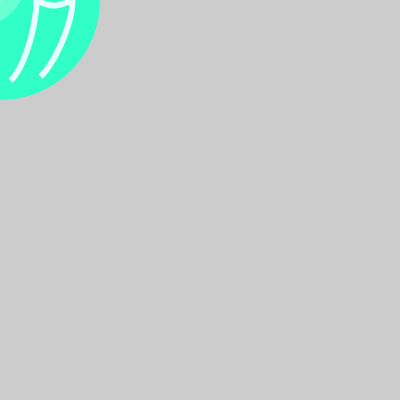
Frame 1 (no input)
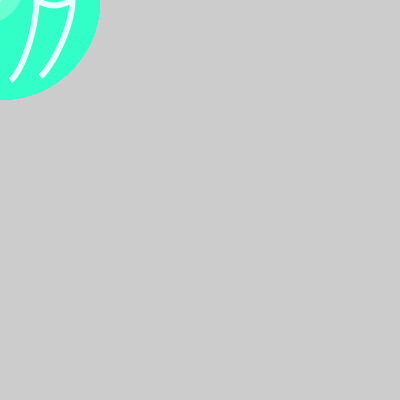
Frame 60 (the mouse pressed at the canvas centre just before this capture)
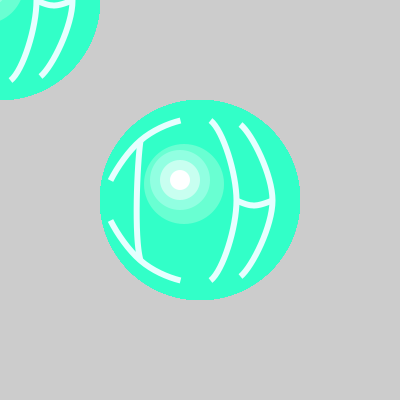
Frame 120 (the mouse held since frame 60 and released just before this capture)

The Processing sketch that drew these frames (run headless with seeded random() and noise(); from frame 60 on, the mouse is pressed at the canvas centre):

// Processing sketch: processing_69998
// ── processing_69998.pde

//Isla Hansen ihansen@andrew.cmu.edu
//copyright 2012
//homework 5 - initials function
//Move the mouse around to move the initials.
//Drag (click/hold & move) the mouse to change the colors of the initials.
//Press and hold the UP arrow to watch the initials grow, pop, and grow again.
 


float x,y,w,h;
color c1, c2, c3, c4, c5, c6, c7,c8,c9,c10,c11,c12;

void setup()
{

size(400,400);
c1= color(50,255,200);
c2= color(105,255,210);
c3= color(145,255,225);
c4= color(200,255,240);
c5= color(255,255,255);
c6= color(230,255,255);
c7=color(random(255), random(255), random(255));
c8=color(random(255), random(255), random(255));
c9=color(random(255), random(255), random(255));
c10=color(random(255), random(255), random(255));
c11=color(random(255), random(255), random(255));
c12=color(random(255), random(255), random(255));
x=width*.5;
y=height*.5;
w=200;
h=200;


}

void draw()
{
initials (mouseX, mouseY, w, h);

}

void initials (float x, float y, float w, float h)

{
  smooth();
//background(30,20,80);
strokeCap(SQUARE);
 
noStroke();
fill(c1);
ellipse(x,y,w,h);
 
fill(c2);
ellipse(x-(.08*w),y-(.08*h),w*.4,h*.4);
 
fill(c3);
ellipse(x-(.1*w),y-(.1*h),w*.3,h*.3);
 
fill(c4);
ellipse(x-(.1*w),y-(.1*h),w*.2,h*.2);
 
fill(c5);
ellipse(x-(.1*w),y-(.1*h),w*.1,h*.1);
 
 
noFill();
stroke(c6);
strokeWeight(6);
 
//top of i
beginShape();
curveVertex(x+(.1*w),y-(.4*h));
curveVertex(x-(.1*w),y-(.4*h));
curveVertex(x-(.3*w),y-(.3*h));
curveVertex(x-(.45*w),y-(.1*h));
curveVertex(x-(.5*w),y+(.1*h));
endShape();
 
//bottom of i
beginShape();
curveVertex(x+(.1*w),y+(.4*h));
curveVertex(x-(.1*w),y+(.4*h));
curveVertex(x-(.3*w),y+(.3*h));
curveVertex(x-(.45*w),y+(.1*h));
curveVertex(x-(.5*w),y-(.1*h));
endShape();
 
//i vertical
beginShape();
curveVertex(x-(.2*w),y-(.4*h));
curveVertex(x-(.3*w),y-(.3*h));
curveVertex(x-(.3*w),y+(.3*h));
curveVertex(x-(.1*w),y+(.4*h));
endShape();
 
//h outside curve
beginShape();
curveVertex(x,y-(.3*h));
curveVertex(x+(.2*w),y-(.38*h));
curveVertex(x+(.36*w),y);
curveVertex(x+(.2*w),y+(.38*h));
curveVertex(x,y+(.3*h));
endShape();
 
//h inside curve
beginShape();
curveVertex(x-(.2*w),y-(.3*h));
curveVertex(x+(.05*w),y-(.40*h));
curveVertex(x+(.18*w),y);
curveVertex(x+(.05*w),y+(.40*h));
curveVertex(x-(.2*w),y+(.3*h));
endShape();
 
//h horizontal curve
beginShape();
curveVertex(x+(.7*w),y-(.2*h));
curveVertex(x+(.36*w),y);
curveVertex(x+(.18*w),y);
curveVertex(x-(.1*w),y-(.2*h));
endShape();



}

void mouseDragged()
{
      c1=c7*mouseX;
      c2=c8*mouseY;
      c3=c9*mouseX;
      c4=c10*mouseY;
      c5=c11*mouseX;
      c6=c12*mouseY;
      
     
     
     
    }
   
void keyPressed()
{
  if (key == CODED) {
    if (keyCode == UP) {
      w = w + 5;
      h = h + 5;
      if (w > 400){
        w = 5;
      }
      if (h > 400) {
        h = 5;

      }}}}
